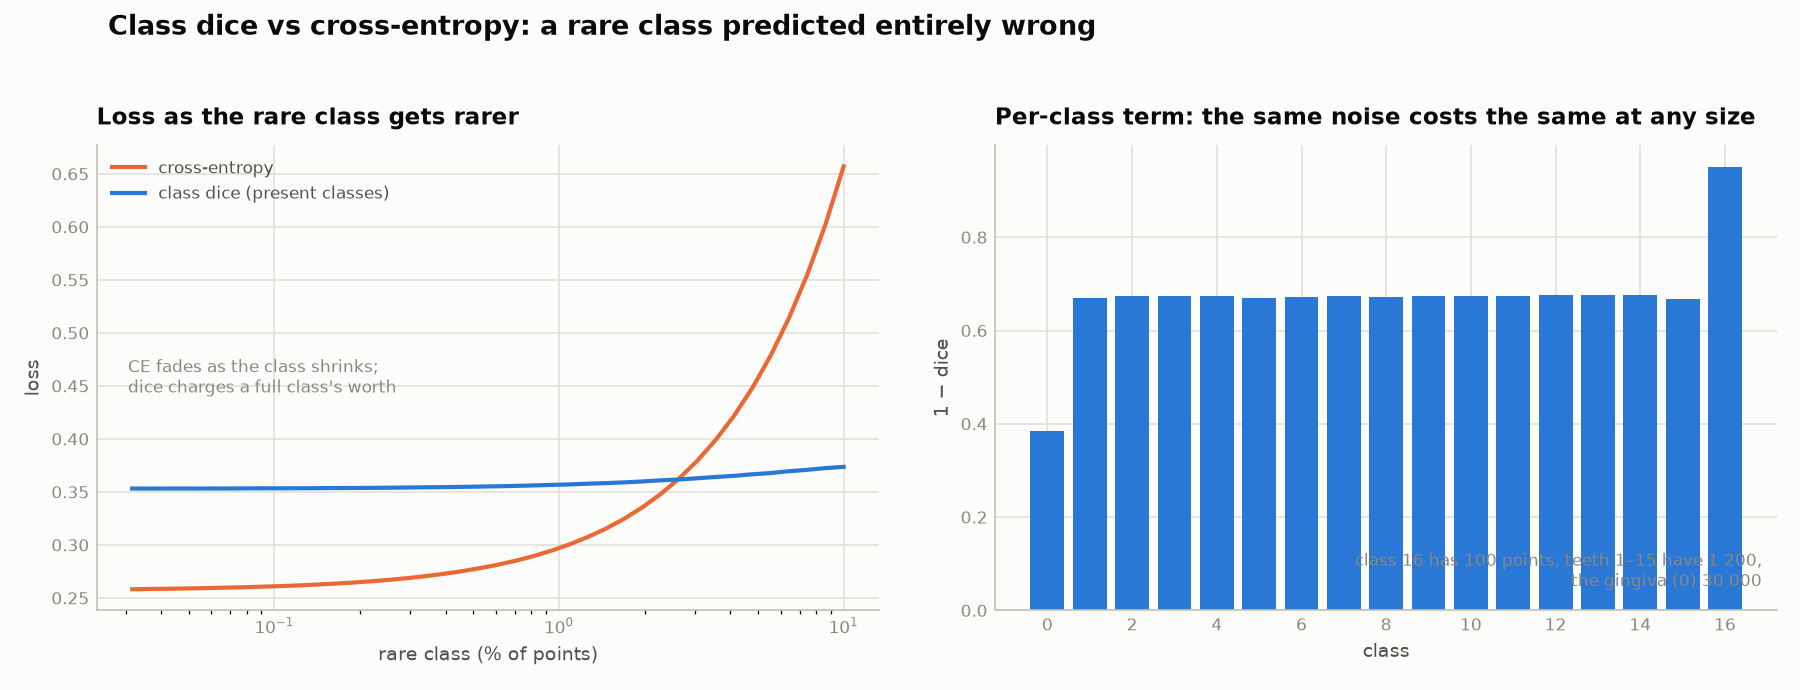

Write Python code to recreate this figure.
"""Multi-class soft Dice over per-point class logits (port of `train.dice_loss`).

Run `python algorithm/loss/common/class_dice_loss.py` to check it and save
`class_dice_loss.png` next to this file.
"""
from __future__ import annotations

import argparse
import sys
from pathlib import Path

import torch
import torch.nn as nn
import torch.nn.functional as F

SMOOTH = 1.0


# ----------------------------------------------------------------- loss
def class_dice_loss(logits: torch.Tensor, target: torch.Tensor, n_classes: int) -> torch.Tensor:
    """Mean soft dice over the classes present in `target`: logits [N,C], target [N].

    Every present class weighs the same whatever its point count, so a third
    molar in 6 % of the scans is not drowned by the gingiva the way it is under
    cross-entropy.  Absent classes are left out rather than rewarded for
    predicting nothing.
    """
    p = logits.softmax(1)
    t = F.one_hot(target, n_classes).to(p.dtype)
    inter = (p * t).sum(0)
    denom = p.sum(0) + t.sum(0)
    present = t.sum(0) > 0
    d = 1 - (2 * inter + SMOOTH) / (denom + SMOOTH)
    return d[present].mean() if bool(present.any()) else d.sum() * 0


class ClassDiceLoss(nn.Module):
    def __init__(self, n_classes: int) -> None:
        super().__init__()
        self.n_classes = n_classes

    def forward(self, logits: torch.Tensor, target: torch.Tensor) -> torch.Tensor:
        return class_dice_loss(logits, target, self.n_classes)


# ----------------------------------------------------------------- checks
def self_check() -> None:
    torch.manual_seed(0)
    logits, target = torch.randn(1000, 5), torch.randint(0, 4, (1000,))     # class 4 absent
    p = logits.softmax(1)
    ref = torch.stack([1 - (2 * p[target == c, c].sum() + 1) / (p[:, c].sum() + (target == c).sum() + 1)
                       for c in range(4)]).mean()
    print(f"present only  ours = {class_dice_loss(logits, target, 5):.6f}  loop = {ref:.6f}")
    assert torch.allclose(class_dice_loss(logits, target, 5), ref, atol=1e-6)
    perfect = class_dice_loss(F.one_hot(target, 5).float() * 40, target, 5)
    assert perfect < 1e-3
    print("self-check ok")


# ----------------------------------------------------------------- plot
def plot_class_dice_loss(save_path: str | None = None, show: bool = False) -> None:
    import matplotlib.pyplot as plt

    from algorithm.loss.common.plot_style import BLUE, INK, MUTED, ORANGE, SURFACE, legend, save, style

    # gingiva plus 16 teeth; one rare class at a varying share of the points
    fig, axes = plt.subplots(1, 2, figsize=(12, 4.6), facecolor=SURFACE)
    fig.suptitle("Class dice vs cross-entropy: a rare class predicted entirely wrong",
                 x=0.06, ha="left", color=INK, fontsize=13, fontweight="bold")
    shares = torch.logspace(-3.5, -1, 40).tolist()
    n = 50000
    ce, dice = [], []
    for share in shares:
        rare = max(1, int(n * share))
        target = torch.zeros(n, dtype=torch.long)
        target[:rare] = 16                                  # the rare class
        target[rare:rare + 20000] = torch.randint(1, 16, (20000,))
        logits = F.one_hot(target, 17).float() * 4
        logits[:rare] = F.one_hot(torch.full((rare,), 15), 17).float() * 4      # all called its neighbour
        ce.append(F.cross_entropy(logits, target).item())
        dice.append(class_dice_loss(logits, target, 17).item())
    pct = [100 * s for s in shares]

    ax = axes[0]
    style(ax, "Loss as the rare class gets rarer", "rare class (% of points)", "loss")
    ax.plot(pct, ce, color=ORANGE, lw=2, label="cross-entropy")
    ax.plot(pct, dice, color=BLUE, lw=2, label="class dice (present classes)")
    ax.set_xscale("log")
    ax.text(0.04, 0.5, "CE fades as the class shrinks;\ndice charges a full class's worth",
            transform=ax.transAxes, ha="left", va="center", color=MUTED, fontsize=8)
    legend(ax, loc="upper left")

    ax = axes[1]
    style(ax, "Per-class term: the same noise costs the same at any size", "class", "1 − dice")
    ax.text(0.98, 0.04, "class 16 has 100 points, teeth 1–15 have 1 200,\nthe gingiva (0) 30 000",
            transform=ax.transAxes, ha="right", va="bottom", color=MUTED, fontsize=8)
    target = torch.cat([torch.zeros(30000, dtype=torch.long), torch.arange(1, 16).repeat_interleave(1200),
                        torch.full((100,), 16)])                # class 16 is rare
    logits = F.one_hot(target, 17).float() * 3 + torch.randn(target.numel(), 17)
    p = logits.softmax(1)
    t = F.one_hot(target, 17).float()
    per = 1 - (2 * (p * t).sum(0) + 1) / (p.sum(0) + t.sum(0) + 1)
    ax.bar(range(17), per, color=BLUE)
    ax.set_xticks(range(0, 17, 2))
    save(fig, save_path, show)


if __name__ == "__main__":
    sys.path.insert(0, str(Path(__file__).resolve().parents[3]))     # segmentation3d/
    ap = argparse.ArgumentParser()
    ap.add_argument("--out", default=str(Path(__file__).with_suffix(".png")))
    ap.add_argument("--show", action="store_true")
    a = ap.parse_args()
    self_check()
    plot_class_dice_loss(a.out, a.show)
